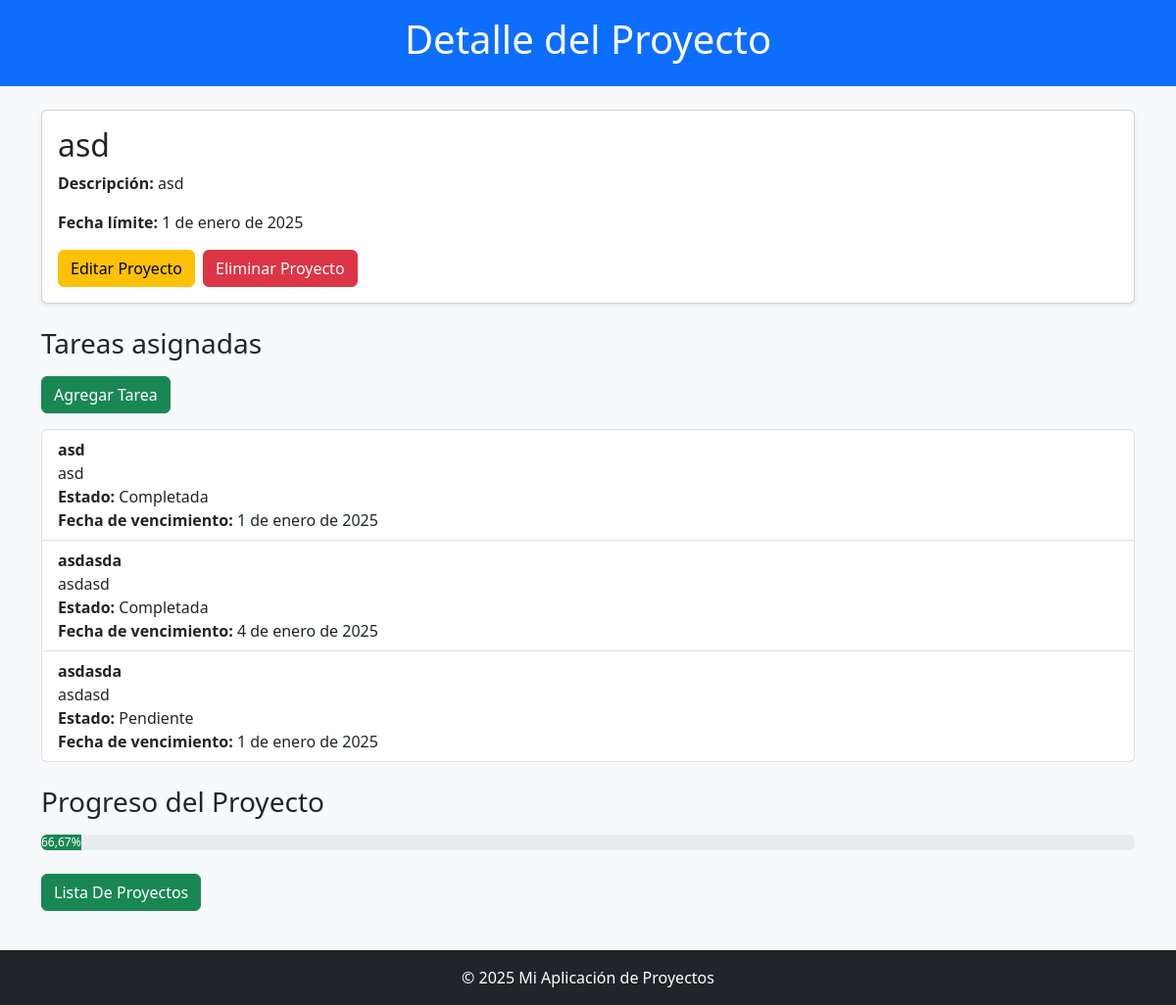
Screenshot of /proyecto/16/ with the database file from the repository.
### Aplicaciones/Equipo/models.py (models this page shows, shortened)
class Proyecto(models.Model):
    nombre = models.CharField(max_length=200)
    descripcion = models.TextField()
    fecha_creacion = models.DateField(auto_now_add=True)
    fecha_entrega = models.DateField()
    progreso = models.FloatField(default=0.0)
    def calcular_progreso(self):
        total_tareas = self.tareas.count()
        if total_tareas == 0:
            return 0.0
        tareas_completadas = self.tareas.filter(completada=True).count()
        return (tareas_completadas / total_tareas) * 100

class Tarea(models.Model):
    proyecto = models.ForeignKey(Proyecto, on_delete=models.CASCADE, related_name='tareas')
    nombre = models.CharField(max_length=200)
    descripcion = models.TextField()
    fecha_inicio = models.DateField()
    fecha_limite = models.DateField()
    completada = models.BooleanField(default=False)

### Aplicaciones/Equipo/views.py (the view)
# urls.py: path('proyecto/<int:proyecto_id>/', views.detalle_proyecto, name='detalle_proyecto'),
def detalle_proyecto(request, proyecto_id):
    proyecto = get_object_or_404(Proyecto, id=proyecto_id)
    tareas = proyecto.tareas.all()
    progreso = proyecto.calcular_progreso()
    proyecto.progreso = progreso
    proyecto.save()
    return render(request, 'detalleProyecto.html', {
        'proyecto': proyecto,
        'tareas': tareas,
        'progreso': progreso
    })

### Aplicaciones/Equipo/templates/detalleProyecto.html (shortened to what this page needs)
<!DOCTYPE html>
<html lang="es">
<head>
    <link href="https://cdn.jsdelivr.net/npm/bootstrap@5.3.1/dist/css/bootstrap.min.css" rel="stylesheet">
</head>
<body class="bg-light">
    <header class="bg-primary text-white py-3">
        <div class="container">
            <h1 class="text-center">Detalle del Proyecto</h1>
        </div>
    </header>
    <main class="container mt-4">
        <section class="mb-4">
            <div class="card shadow-sm">
                <div class="card-body">
                    <h2 class="card-title">{{ proyecto.nombre }}</h2>
                    <p><strong>Descripción:</strong> {{ proyecto.descripcion }}</p>
                    <p><strong>Fecha límite:</strong> {{ proyecto.fecha_entrega }}</p>
                    <div class="d-flex gap-2">
                        <a href="{% url 'editar_proyecto' proyecto.id %}" class="btn btn-warning">Editar Proyecto</a>
                        <a href="{% url 'eliminar_proyecto' proyecto.id %}"
                           class="btn btn-danger"
                           onclick="return confirm('¿Estás seguro de que deseas eliminar este proyecto?');">
                            Eliminar Proyecto
                        </a>
                    </div>
                </div>
            </div>
        </section>
        <section class="mb-4">
            <h3 class="mb-3">Tareas asignadas</h3>
            <a href="{% url 'crear_tarea' proyecto.id %}" class="btn btn-success mb-3">Agregar Tarea</a>
            {% if tareas %}
                <ul class="list-group">
                    {% for tarea in tareas %}
                        <li class="list-group-item">
                            <strong>{{ tarea.nombre }}</strong><br>
                            <span>{{ tarea.descripcion }}</span><br>
                            <span><strong>Estado:</strong> {% if tarea.completada %}Completada{% else %}Pendiente{% endif %}</span><br>
                            <span><strong>Fecha de vencimiento:</strong> {{ tarea.fecha_limite }}</span>
                        </li>
                    {% endfor %}
                </ul>
            {% else %}
                <p class="text-muted">No hay tareas asignadas a este proyecto.</p>
            {% endif %}
        </section>
        <section>
            <h3 class="mb-3">Progreso del Proyecto</h3>
            <div class="progress">
                <div class="progress-bar bg-success" role="progressbar" style="width: {{ progreso }}%;" aria-valuenow="{{ progreso }}" aria-valuemin="0" aria-valuemax="100">
                    {{ progreso|floatformat:2 }}%
                </div>
            </div>
        </section>
        <br>
        <section>
            <a href="{% url 'inicio' %}" class="btn btn-success mb-3">Lista De Proyectos</a>
        </section>
    </main>
    <footer class="bg-dark text-white text-center py-3 mt-4">
        <p class="mb-0">&copy; 2025 Mi Aplicación de Proyectos</p>
    </footer>
</body>
</html>

### rows the page displays
Proyecto: nombre "asd", descripcion "asd", fecha_entrega "1 de enero de 2025", progreso "66,67"
Tarea: nombre "asd", descripcion "asd", completada "Completada", fecha_limite "1 de enero de 2025"
Tarea: nombre "asdasda", descripcion "asdasd", completada "Completada", fecha_limite "4 de enero de 2025"
Tarea: nombre "asdasda", descripcion "asdasd", completada "Pendiente", fecha_limite "1 de enero de 2025"
